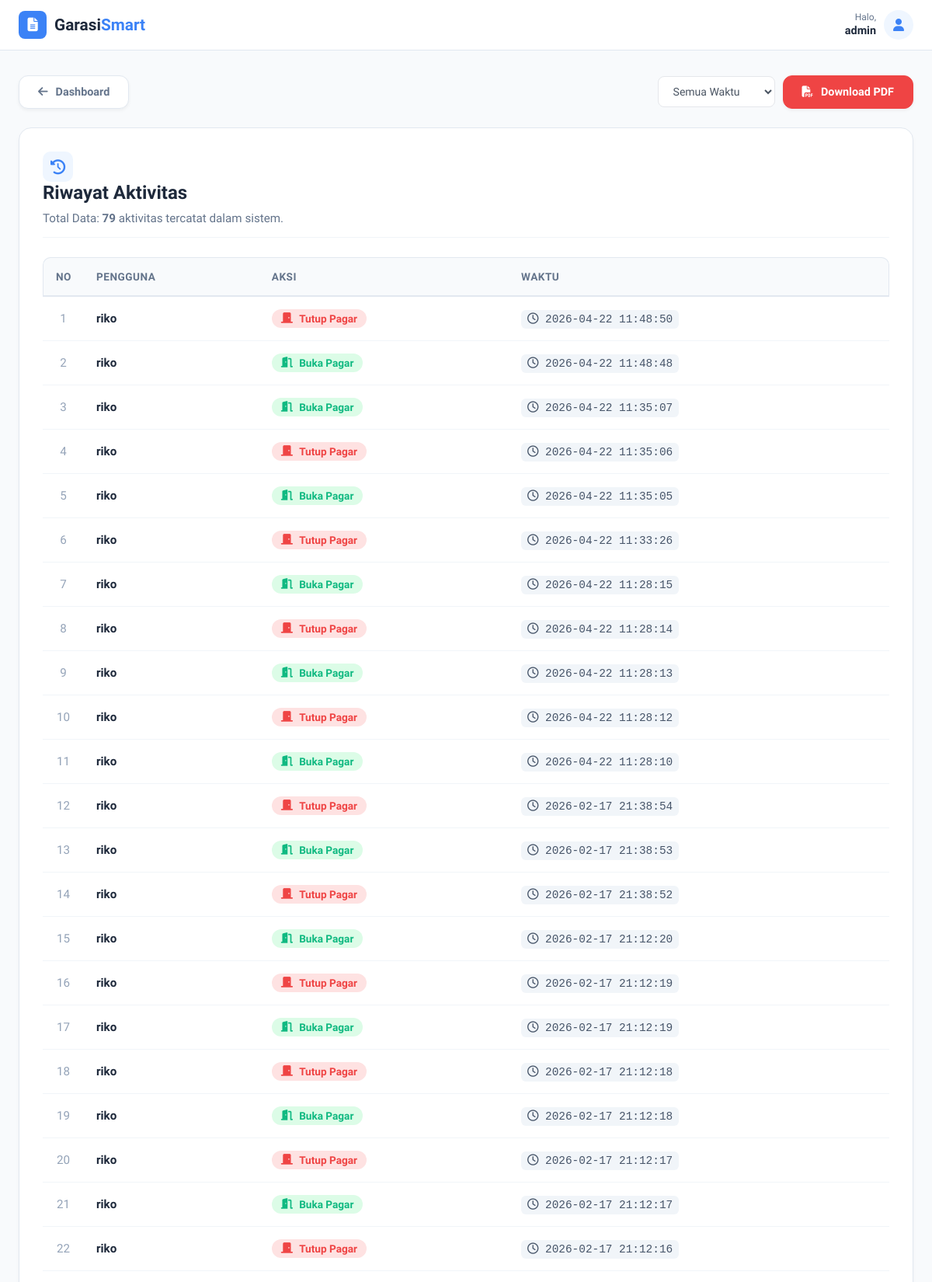
Page /laporan (signed in, upper part) on the committed database.
### tables this page shows
CREATE TABLE activity_logs (
            id INTEGER PRIMARY KEY AUTOINCREMENT,
            username TEXT,
            action TEXT,
            timestamp TEXT
        );

### app.py (the view)
@app.route("/laporan")
def laporan():
    if session.get("role") != "admin": return redirect("/")
    filter_type = request.args.get('filter', 'semua')
    logs = get_filtered_logs(filter_type)
    return render_template("laporan.html", logs=logs, username=session["username"], current_filter=filter_type)

### app.py (called while the page is built)
def get_db():
    conn = sqlite3.connect(DATABASE)
    conn.row_factory = sqlite3.Row
    conn.set_trace_callback(print) # Baris ini akan mencetak setiap query SQL yg dijalankan ke terminal
    return conn

def get_filtered_logs(filter_type):
    conn = get_db()
    if filter_type == 'harian':
        today = datetime.now().strftime("%Y-%m-%d")
        logs = conn.execute("SELECT * FROM activity_logs WHERE timestamp LIKE ? ORDER BY id DESC", (f"{today}%",)).fetchall()
    elif filter_type == 'mingguan':
        start_date = (datetime.now() - timedelta(days=7)).strftime("%Y-%m-%d 00:00:00")
        logs = conn.execute("SELECT * FROM activity_logs WHERE timestamp >= ? ORDER BY id DESC", (start_date,)).fetchall()
    elif filter_type == 'bulanan':
        start_date = (datetime.now() - timedelta(days=30)).strftime("%Y-%m-%d 00:00:00")
        logs = conn.execute("SELECT * FROM activity_logs WHERE timestamp >= ? ORDER BY id DESC", (start_date,)).fetchall()
    else:
        logs = conn.execute("SELECT * FROM activity_logs ORDER BY id DESC").fetchall()
    conn.close()
    return logs

### templates/laporan.html (shortened to what this page needs)
<!DOCTYPE html>
<html lang="id">
<head>
    <link rel="stylesheet" href="https://cdnjs.cloudflare.com/ajax/libs/font-awesome/6.4.0/css/all.min.css">
    <link rel="stylesheet" href="{{ url_for('static', filename='css/admin_dashboard.css') }}">
    <link rel="stylesheet" href="{{ url_for('static', filename='css/laporan.css') }}">
</head>
<body>
    <nav class="navbar">
        <div class="nav-container">
            <div class="nav-brand">
                <div class="brand-icon">
                    <i class="fas fa-file-alt"></i>
                </div>
                <h2>Garasi<span class="text-primary">Smart</span></h2>
            </div>
            <div class="nav-profile" onclick="toggleDropdown()">
                <div class="user-info">
                    <span class="greeting">Halo,</span>
                    <span class="user-name">{{ username }}</span>
                </div>
                <div class="user-avatar">
                    <i class="fas fa-user"></i>
                </div>
            </div>
        </div>
    </nav>
    <div class="container">
        <div class="header-actions" style="display: flex; justify-content: space-between; align-items: center;">
            <div>
                <a href="/dashboard" class="btn-back">
                    <i class="fas fa-arrow-left"></i> Dashboard
                </a>
            </div>
            <div style="display: flex; gap: 10px; align-items: center;">
                <select onchange="window.location.href='?filter='+this.value" style="padding: 10px 15px; border: 1px solid #e5e7eb; border-radius: 8px; font-family: inherit; font-size: 14px; background: white; outline: none; cursor: pointer; color: #4b5563;">
                    <option value="semua" {% if current_filter == 'semua' %}selected{% endif %}>Semua Waktu</option>
                </select>
                <a href="/download_pdf?filter={{ current_filter }}" class="btn-pdf">
                    <i class="fas fa-file-pdf"></i> Download PDF
                </a>
            </div>
        </div>
        <div class="table-container">
            <div class="report-title">
                <i class="fas fa-history"></i>
                <h2>Riwayat Aktivitas</h2>
            </div>
            <p class="report-info">
                Total Data: <strong>{{ logs|length }}</strong> aktivitas tercatat dalam sistem.
            </p>
            <div class="table-responsive">
                <table>
                    <thead>
                        <tr>
                            <th>No</th>
                            <th>Pengguna</th>
                            <th>Aksi</th>
                            <th>Waktu</th>
                        </tr>
                    </thead>
                    <tbody>
                        {% for log in logs %}
                        <tr>
                            <td>{{ loop.index }}</td>
                            <td>
                                <strong>{{ log.username }}</strong>
                            </td>
                            <td>
                                {% if log.action == 'Buka Pagar' %}
                                    <span class="status-text status-open">
                                        <i class="fas fa-door-open"></i> {{ log.action }}
                                    </span>
                                {% else %}
                                    <span class="status-text status-closed">
                                        <i class="fas fa-door-closed"></i> {{ log.action }}
                                    </span>
                                {% endif %}
                            </td>
                            <td>
                                <span class="time-badge">
                                    <i class="far fa-clock"></i> {{ log.timestamp }}
                                </span>
                            </td>
                        </tr>
                        {% endfor %}
                    </tbody>
                </table>
            </div>
        </div>
    </div>
</body>
</html>

### static/css/admin_dashboard.css (style rules this page uses)
:root { --primary: #3b82f6; --primary-light: #eff6ff; --success: #10b981; --success-light: #ecfdf5; --warning: #f59e0b; --warning-light: #fffbeb; --danger: #ef4444; --danger-light: #fef2f2; --dark: #1e293b; --muted: #64748b; --border: #e2e8f0; --bg: #f8fafc; --shadow: 0 4px 6px -1px rgb(0 0 0 / 0.05); }
* { margin: 0; padding: 0; box-sizing: border-box; font-family: 'Plus Jakarta Sans', sans-serif; }
body { background-color: var(--bg); color: var(--dark); min-height: 100vh; }
a { text-decoration: none; color: inherit; }
.navbar { background: rgba(255, 255, 255, 0.9); backdrop-filter: blur(8px); border-bottom: 1px solid var(--border); position: sticky; top: 0; z-index: 50; padding: 0.8rem 0; }
.nav-container { max-width: 1200px; margin: 0 auto; padding: 0 1.5rem; display: flex; justify-content: space-between; align-items: center; }
.nav-brand { display: flex; align-items: center; gap: 10px; }
.brand-icon { width: 36px; height: 36px; background: var(--primary); color: white; border-radius: 8px; display: flex; align-items: center; justify-content: center; font-size: 1.1rem; }
.nav-brand h2 { font-size: 1.3rem; font-weight: 700; color: var(--dark); }
.text-primary { color: var(--primary); }
.nav-profile { display: flex; align-items: center; gap: 10px; cursor: pointer; position: relative; }
.user-info { text-align: right; }
.greeting { display: block; font-size: 0.75rem; color: var(--muted); }
.user-name { font-weight: 600; font-size: 0.9rem; }
.user-avatar { width: 38px; height: 38px; background: var(--primary-light); color: var(--primary); border-radius: 50%; display: flex; align-items: center; justify-content: center; }
.container { max-width: 1200px; margin: 0 auto; padding: 2rem 1.5rem; }
.status-text { font-size: 1.4rem; font-weight: 800; }

### static/css/laporan.css (style rules this page uses)
.header-actions { display: flex; justify-content: space-between; align-items: center; margin-bottom: 24px; flex-wrap: wrap; gap: 15px; }
.btn-back, .btn-pdf { display: inline-flex; align-items: center; justify-content: center; gap: 10px; padding: 12px 24px; border-radius: 12px; font-weight: 600; font-size: 0.9rem; text-decoration: none; transition: all 0.3s ease; box-shadow: 0 2px 4px rgba(0,0,0,0.05); }
.btn-back { background: white; color: #64748b; border: 1px solid #e2e8f0; }
.btn-pdf { background: #ef4444; color: white; border: 1px solid #ef4444; }
.table-container { background: white; border-radius: 16px; padding: 30px; box-shadow: 0 4px 6px -1px rgba(0, 0, 0, 0.05); border: 1px solid #e2e8f0; animation: fadeIn 0.5s ease-out; }
.report-title h2 { font-size: 1.5rem; font-weight: 800; color: #1e293b; margin: 0; display: flex; align-items: center; gap: 12px; }
.report-title i { color: #3b82f6; background: #eff6ff; padding: 10px; border-radius: 10px; font-size: 1.2rem; }
.report-info { color: #64748b; font-size: 0.95rem; margin-top: 10px; margin-bottom: 25px; padding-bottom: 15px; border-bottom: 1px solid #f1f5f9; }
.table-responsive { overflow-x: auto; }
table { width: 100%; border-collapse: separate; border-spacing: 0; }
thead { background: #f8fafc; }
th { padding: 16px; text-align: left; font-weight: 700; font-size: 0.85rem; color: #64748b; text-transform: uppercase; letter-spacing: 0.5px; border-top: 1px solid #e2e8f0; border-bottom: 2px solid #e2e8f0; }
th:first-child { border-top-left-radius: 10px; border-left: 1px solid #e2e8f0; }
th:last-child { border-top-right-radius: 10px; border-right: 1px solid #e2e8f0; }
td { padding: 16px; border-bottom: 1px solid #f1f5f9; color: #334155; font-size: 0.95rem; vertical-align: middle; }
td strong { font-weight: 600; color: #1e293b; }
tbody tr { transition: background 0.15s ease; }
td:first-child { color: #94a3b8; font-weight: 500; width: 50px; text-align: center; }
th:first-child { text-align: center; }
.status-text { font-weight: 600; display: inline-flex; align-items: center; gap: 8px; padding: 4px 12px; border-radius: 20px; font-size: 0.85rem; }
.status-open { background: #dcfce7; color: #10b981; }
.status-closed { background: #fee2e2; color: #ef4444; }
.time-badge { font-family: monospace; background: #f1f5f9; padding: 4px 8px; border-radius: 6px; color: #475569; font-size: 0.9rem; }

### rows in the picture
activity_logs: username "riko", action "Tutup Pagar", timestamp "2026-04-22 11:48:50"
activity_logs: username "riko", action "Buka Pagar", timestamp "2026-04-22 11:48:48"
activity_logs: username "riko", action "Buka Pagar", timestamp "2026-04-22 11:35:07"
activity_logs: username "riko", action "Tutup Pagar", timestamp "2026-04-22 11:35:06"
activity_logs: username "riko", action "Buka Pagar", timestamp "2026-04-22 11:35:05"
activity_logs: username "riko", action "Tutup Pagar", timestamp "2026-04-22 11:33:26"
activity_logs: username "riko", action "Buka Pagar", timestamp "2026-04-22 11:28:15"
activity_logs: username "riko", action "Tutup Pagar", timestamp "2026-04-22 11:28:14"
activity_logs: username "riko", action "Buka Pagar", timestamp "2026-04-22 11:28:13"
activity_logs: username "riko", action "Tutup Pagar", timestamp "2026-04-22 11:28:12"
activity_logs: username "riko", action "Buka Pagar", timestamp "2026-04-22 11:28:10"
activity_logs: username "riko", action "Tutup Pagar", timestamp "2026-02-17 21:38:54"
activity_logs: username "riko", action "Buka Pagar", timestamp "2026-02-17 21:38:53"
activity_logs: username "riko", action "Tutup Pagar", timestamp "2026-02-17 21:38:52"
activity_logs: username "riko", action "Buka Pagar", timestamp "2026-02-17 21:12:20"
activity_logs: username "riko", action "Tutup Pagar", timestamp "2026-02-17 21:12:19"
activity_logs: username "riko", action "Buka Pagar", timestamp "2026-02-17 21:12:19"
activity_logs: username "riko", action "Tutup Pagar", timestamp "2026-02-17 21:12:18"
activity_logs: username "riko", action "Buka Pagar", timestamp "2026-02-17 21:12:18"
activity_logs: username "riko", action "Tutup Pagar", timestamp "2026-02-17 21:12:17"
activity_logs: username "riko", action "Buka Pagar", timestamp "2026-02-17 21:12:17"
activity_logs: username "riko", action "Tutup Pagar", timestamp "2026-02-17 21:12:16"

### other values in the picture
{{ username }} "admin"
{{ logs|length }} "79"
